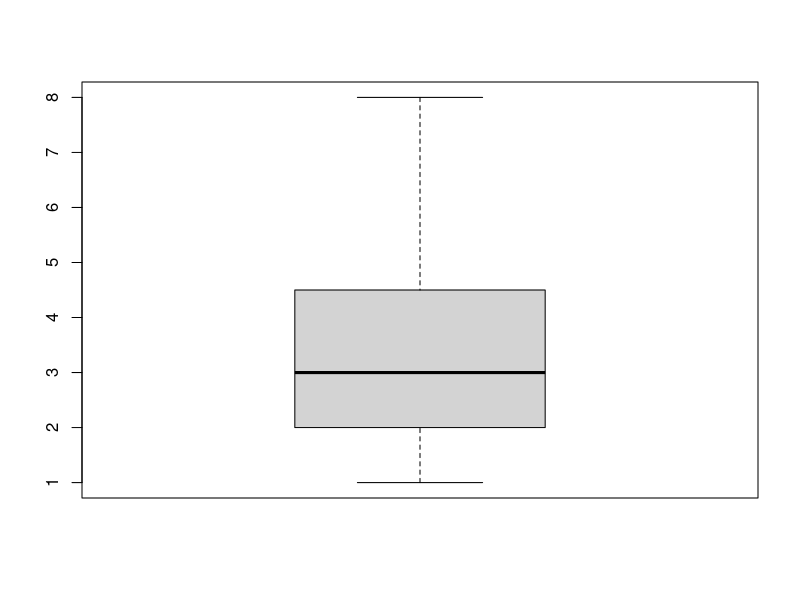
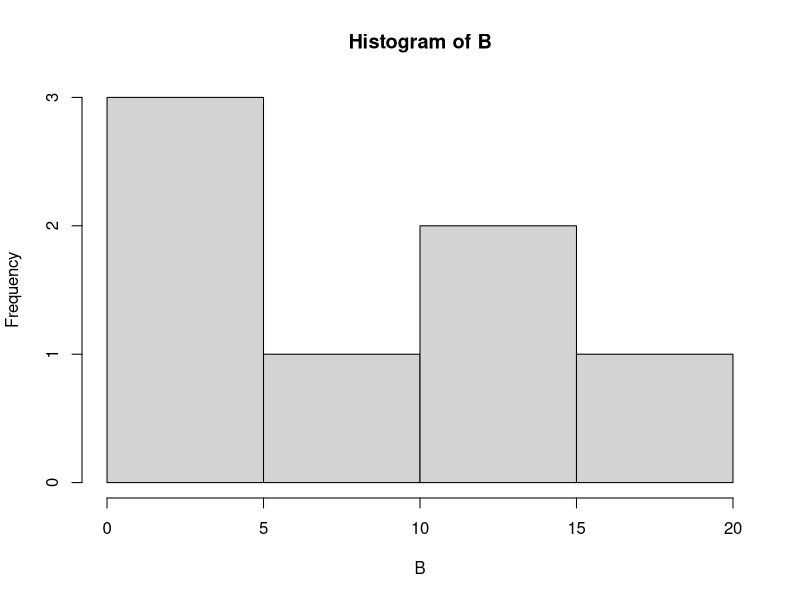
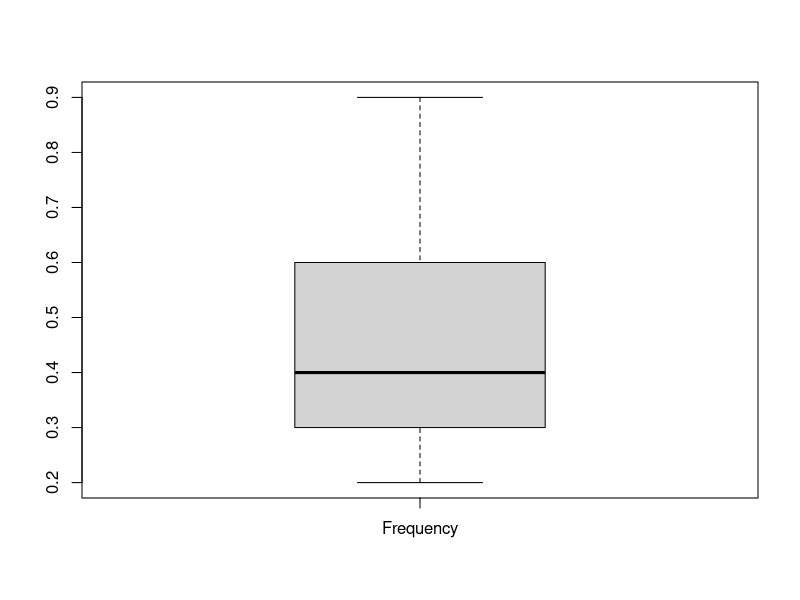
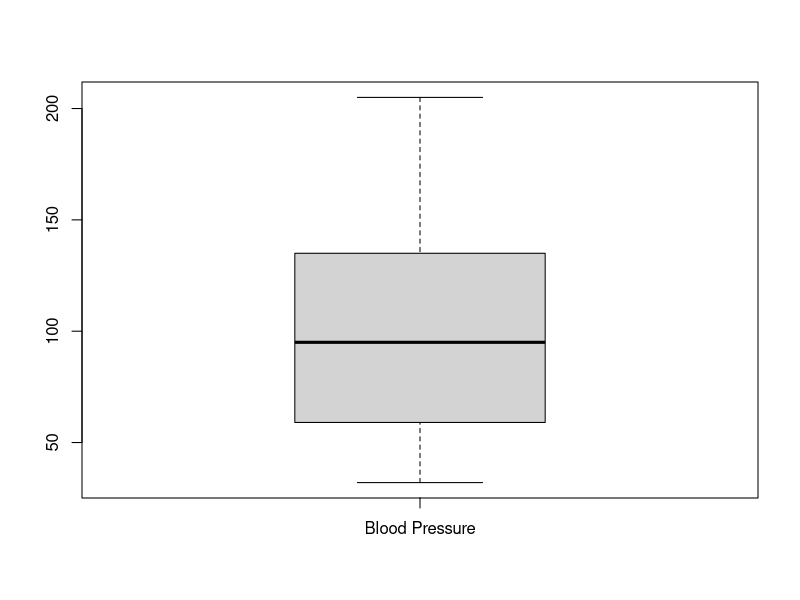
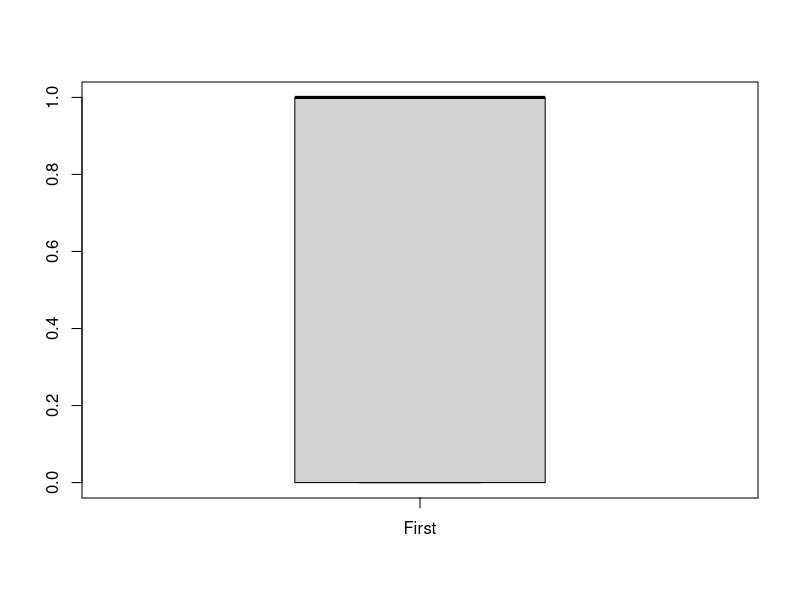
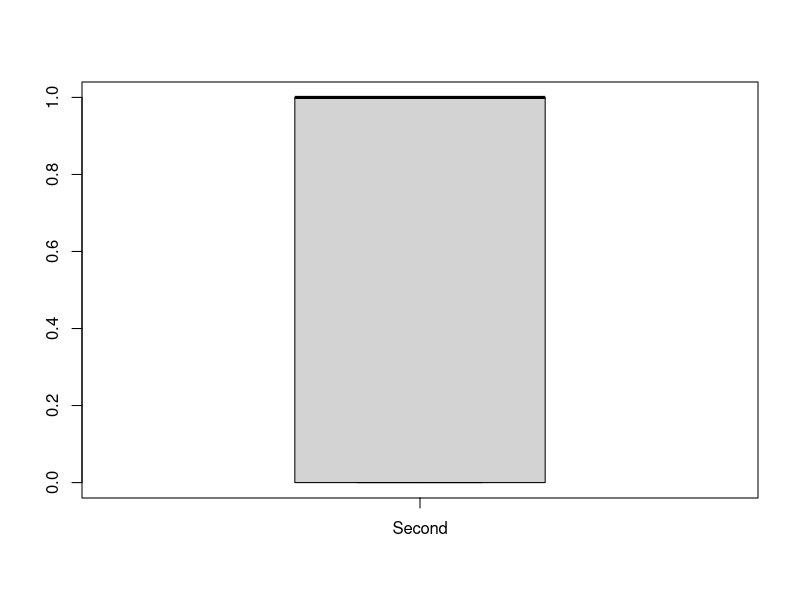
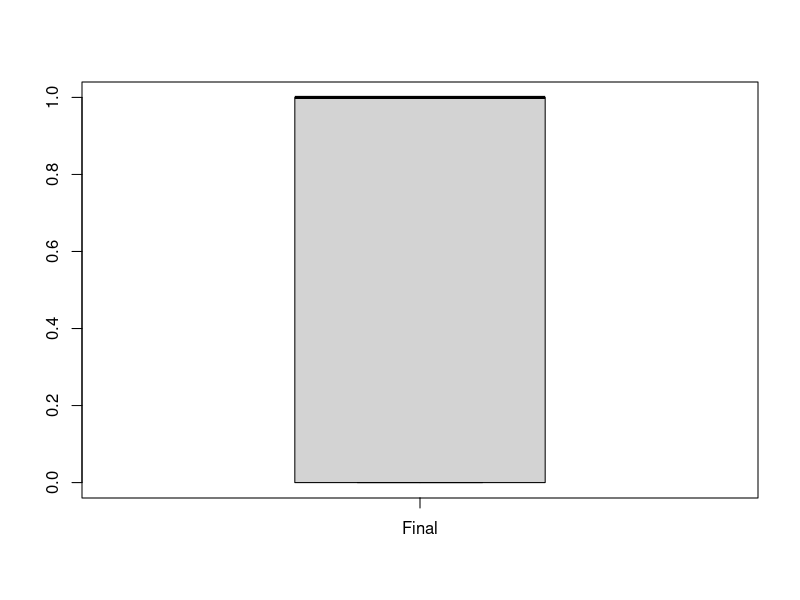
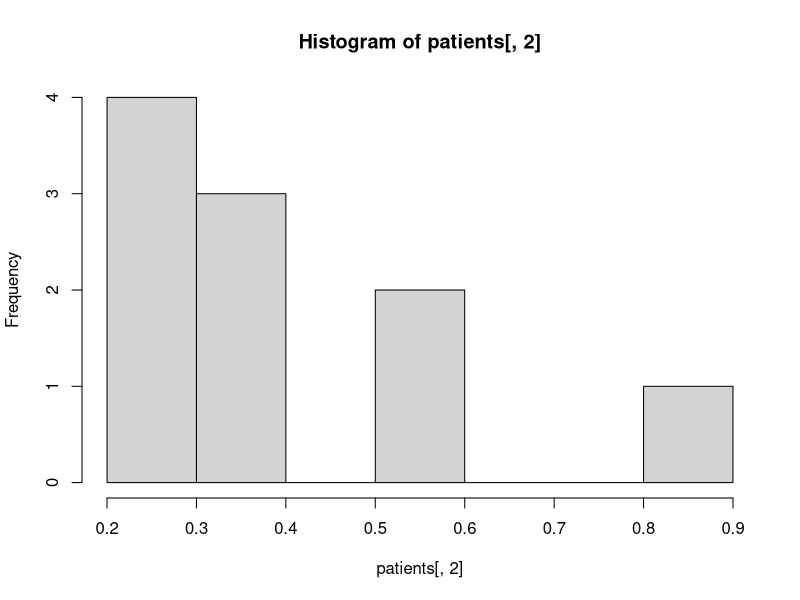

Write R code to recreate these figures, in order.
##Programmer: Andre Gonzalez
##Assignment: Module 4


## First Question
A <- c(3, 2, 5, 6, 4, 8, 1, 2, 3, 2, 4)
boxplot(A)


## Second Question:
B <- c(2, 4, 5, 7, 12, 14, 16)
hist(B)


## Third Question:
## To analyze the data I will create a data frame that contains all the information.

## Creation of the vectors:
patientName <- c("patient01", "patient02", "patient03", "patient04", "patient05", "patient06", "patient07","patient08", "patient09", "patient10")
visitFreq <- c(0.6, 0.3, 0.4, 0.4, 0.2, 0.6, 0.3, 0.4, 0.9, 0.2)
bp <- c(103, 87, 32, 42, 59, 109, 78, 205, 135, 176)
firstDoc <- c(1, 1, 1, 1, 0, 0, 0, 0, NA, 1) ##(bad=1, good =0)
secondDoc <- c(0, 0, 1, 1, 0, 0, 1, 1, 1, 1) ##(low = 0, high =1)
finalDoc <- c(0, 1, 0, 1, 0, 1, 0, 1, 1, 1) ##(low = 0, high =1)

## Creation of Data Frame
patients <- data.frame(patientName,visitFreq,bp,firstDoc,secondDoc,finalDoc, stringsAsFactors = FALSE)

## Renaming Columns
colnames(patients)[1] <- "Name"
colnames(patients)[2] <- "Frequency"
colnames(patients)[3] <- "Blood Pressure"
colnames(patients)[4] <- "First"
colnames(patients)[5] <- "Second"
colnames(patients)[6] <- "Final"

##Display Data Frame
patients

## Boxplot
boxplot(patients[2], show.names=TRUE)
boxplot(patients[3], show.names=TRUE)
boxplot(patients[4], show.names=TRUE)
boxplot(patients[5], show.names=TRUE)
boxplot(patients[6], show.names=TRUE)

## Histograms
hist(patients[,2])
hist(patients[,3])
hist(patients[,4])
hist(patients[,5])
hist(patients[,6])

